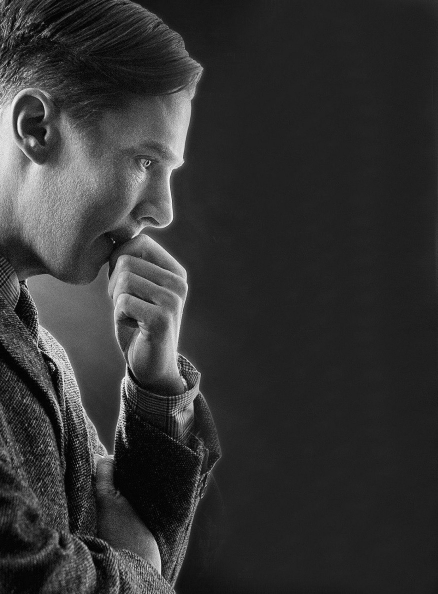
#> input picture CodeTesting/PythonFormatTransfer/DFT/turing.jpeg, 875 x 1188 px (shown at 1/2 size)
$ python main.py
#> lines starting #> are read from the running program, lines starting #| are printed output that depends on the picture
from PIL import Image
import numpy as np
import matplotlib.pyplot as plt

# def HPF_processing(img, cover):
#     """
#     將圖片過濾低頻部分
#     :param img: the img of original img
#     :param cover: the cover pixels, which will define the block that remove the lower freq
#     :return: hpf_img
#     """
#
#     # 利用原圖的 長寬 取得中心座標
#     rows, cols = img.shape
#     crow, ccol = int(rows/2), int(cols/2)
#
#     # 利用 np 的 fft 進行傅立葉轉換，由於是 image，所以用 fft2 進行二維傅立葉轉換
#     freq = np.fft.fft2(img)
#     # 頻率最低的地方會左上角，將結果平移至中心，比較好理解
#     freq_shift = np.fft.fftshift(freq)
#
#     # 利用中心點各取 cover/2 來形成一個 cover*cover 的遮罩直接過濾掉中心低頻
#     freq_shift[int(crow-(cover/2)):int(crow+(cover/2)), int(ccol-(cover/2)):int(ccol+(cover/2))] = 0
#
#     # 恢復頻率原來的狀況
#     freq_rshift = np.fft.ifftshift(freq_shift)
#     # 回轉頻率域 to 圖域
#     hpf_img = np.fft.ifft2(freq_rshift)
#
#     return np.abs(hpf_img)
#
# def LPF_processing(img, cover):
#     """
#     將圖片過濾高頻部分
#     :param img: the img of original img
#     :param cover: the cover pixels, which will define the block that remove the lower freq
#     :return: lpf_img
#     """
#
#     # 利用原圖的 長寬 取得中心座標
#     rows, cols = img.shape
#     crow, ccol = int(rows / 2), int(cols / 2)
#
#     # 利用 np 的 fft 進行傅立葉轉換，由於是 image，所以用 fft2 進行二維傅立葉轉換
#     freq = np.fft.fft2(img)
#     # 頻率最低的地方會左上角，將結果平移至中心，比較好理解
#     freq_shift = np.fft.fftshift(freq)
#
#     # 利用中心點各取 cover/2 來形成一個 cover*cover 的遮罩讓低頻通過
#     mask = np.zeros((rows, cols), np.uint8)
#     mask[int(crow-(cover/2)):int(crow+(cover/2)), int(ccol-(cover/2)):int(ccol+(cover/2))] = 1
#     freq_shift = freq_shift*mask
#     freq_rshift = np.fft.ifftshift(freq_shift)
#     lpf_img = np.fft.ifft2(freq_rshift)
#
#     return np.abs(lpf_img)


# Press the green button in the gutter to run the script.
if __name__ == '__main__':

    with Image.open('./turing.jpeg') as img:
#> img is the input picture: PIL image 875x1188 RGB; min 0, max 255, mean 51
        img = img.convert('L')
#> img: PIL image 875x1188 L

    freq = np.fft.fft2(img)
    freq_shift = np.fft.fftshift(freq)
    magnitude_spectrum = 20 * np.log(np.abs(freq_shift))
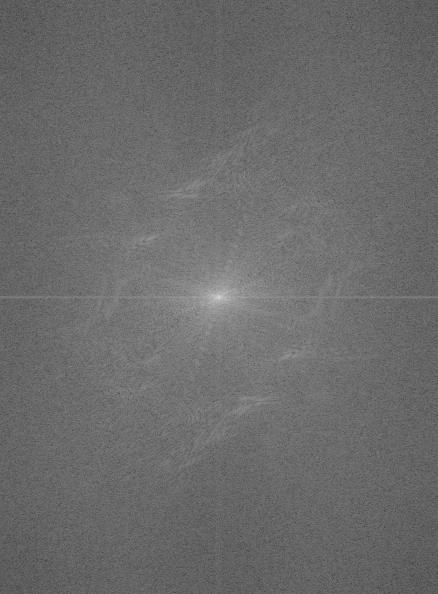
#> magnitude_spectrum: shape (1188, 875) float64 (shown at 1/2 size); min 56.35, max 355.7, mean 182.3; drawn with min black and max white

    # # 高通濾波器實作
    # HPF_img = HPF_processing(img, 30)
    #
    # # 低通濾波器實作
    # LPF_img = LPF_processing(img, 30)

    # 將 array 畫成圖像
    plt.figure(figsize=(20, 10))
    plt.subplot(221), plt.imshow(img, cmap='gray')
    plt.title('Input Image'), plt.xticks([]), plt.yticks([])
    plt.subplot(222), plt.imshow(magnitude_spectrum, cmap='gray')  # 將頻譜畫成圖，方便解讀頻率域資訊
    plt.title('Magnitude Spectrum'), plt.xticks([]), plt.yticks([])
#> (the run stopped early here; a loop or call above may not have finished)
